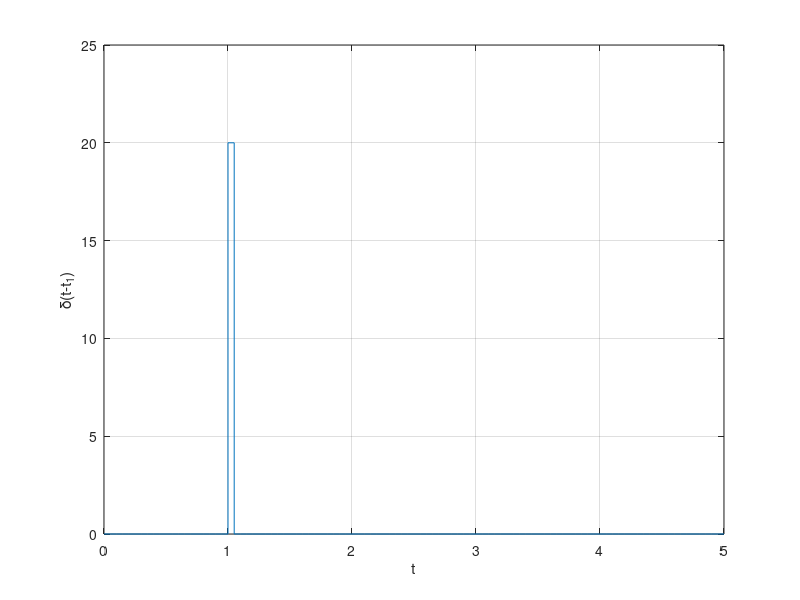

This chart was generated by the following MATLAB code:
%????
clear;
t0=0;tf=5;dt=0.05;t1=1;
t=[t0:dt:tf];st=length(t);
n1=floor((t1-t0)/dt);
x1=zeros(1,st);x1(n1+1)=1/dt;
stairs(t,x1);grid on;
axis([0 5 0 25]);
xlabel('t');
ylabel('\delta(t-t_1)');